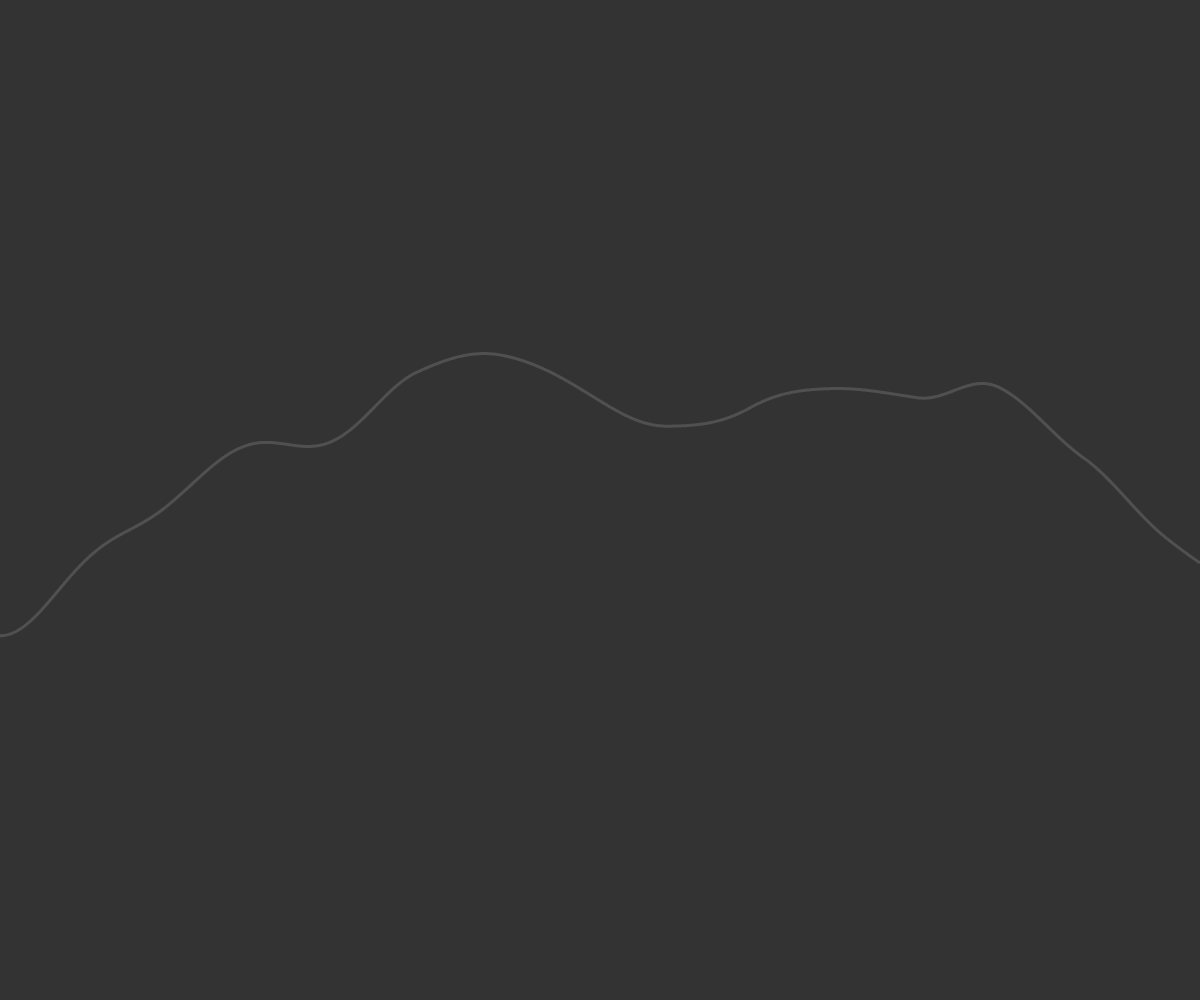
Frame 1 (no input)
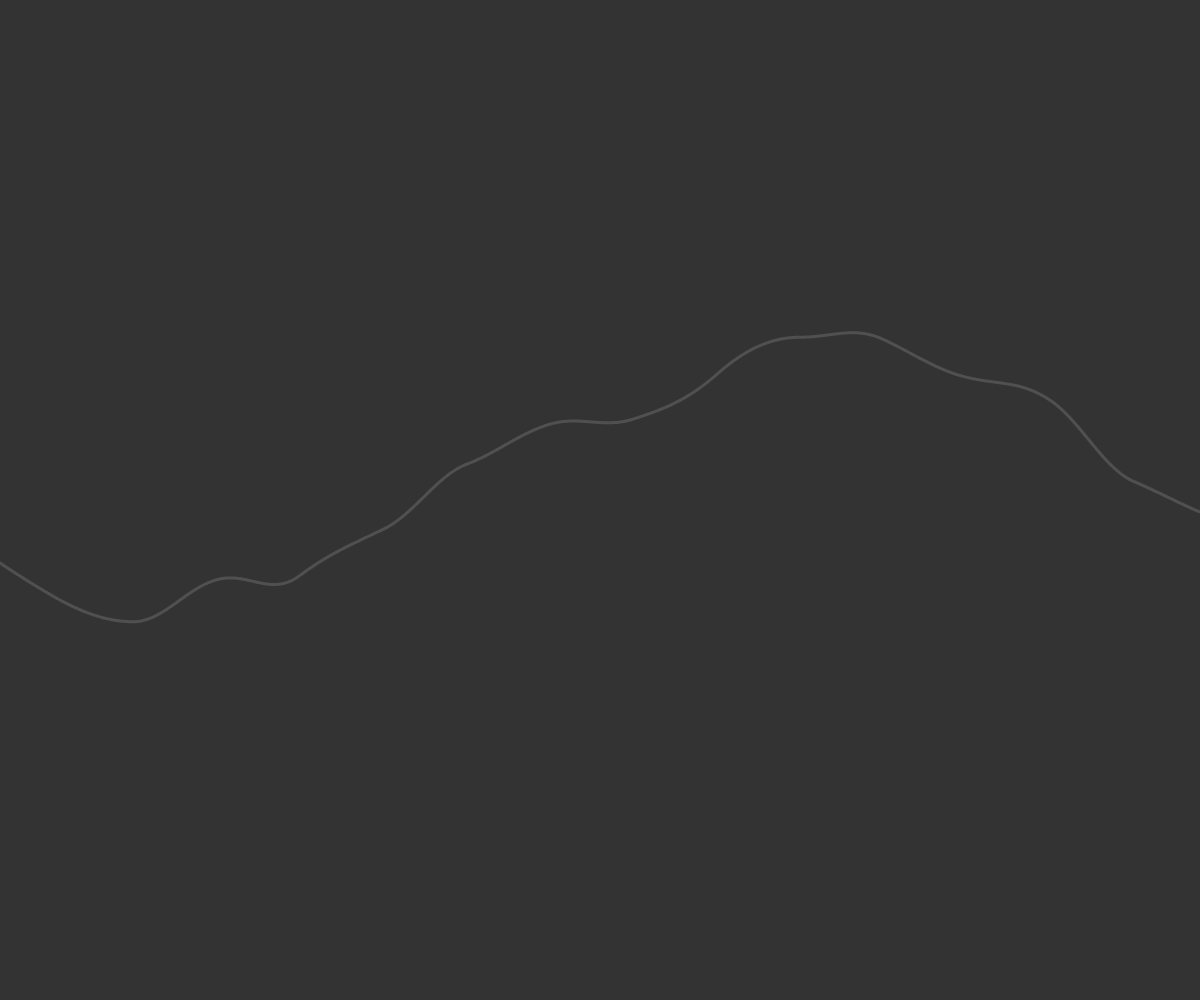
Frame 2 (the mouse pressed at the canvas centre, redrawn once)

The p5.js sketch that drew these frames (run headless with seeded random() and noise() and a simulated clock; the mouse was pressed at the canvas centre and the sketch redrawn once):

// p5.js sketch
// ── sketch.js

const w = window.innerWidth; // Canvas width.
const h = window.innerHeight; // Canvas height.

const inc = 0.0015; // xoff incroment.
let xoff = 0;
let y;

function setup() {
  createCanvas(w, h);
}

function draw() {

  background(51); // Background grayscale 51.
  noFill(); // No fill.
  strokeWeight(3); // Stroke weight 3.
  stroke(80); // Stroke color. The color of the curve.

  beginShape();

  for (let i = 0; i < windowWidth; i++) {
    n = noise(xoff);
    y = map(n, 0, 1, 100, windowHeight - 100);
    vertex(i, y);
    xoff += inc;
  }

  endShape();

  noLoop(); // Don't loop.

}
